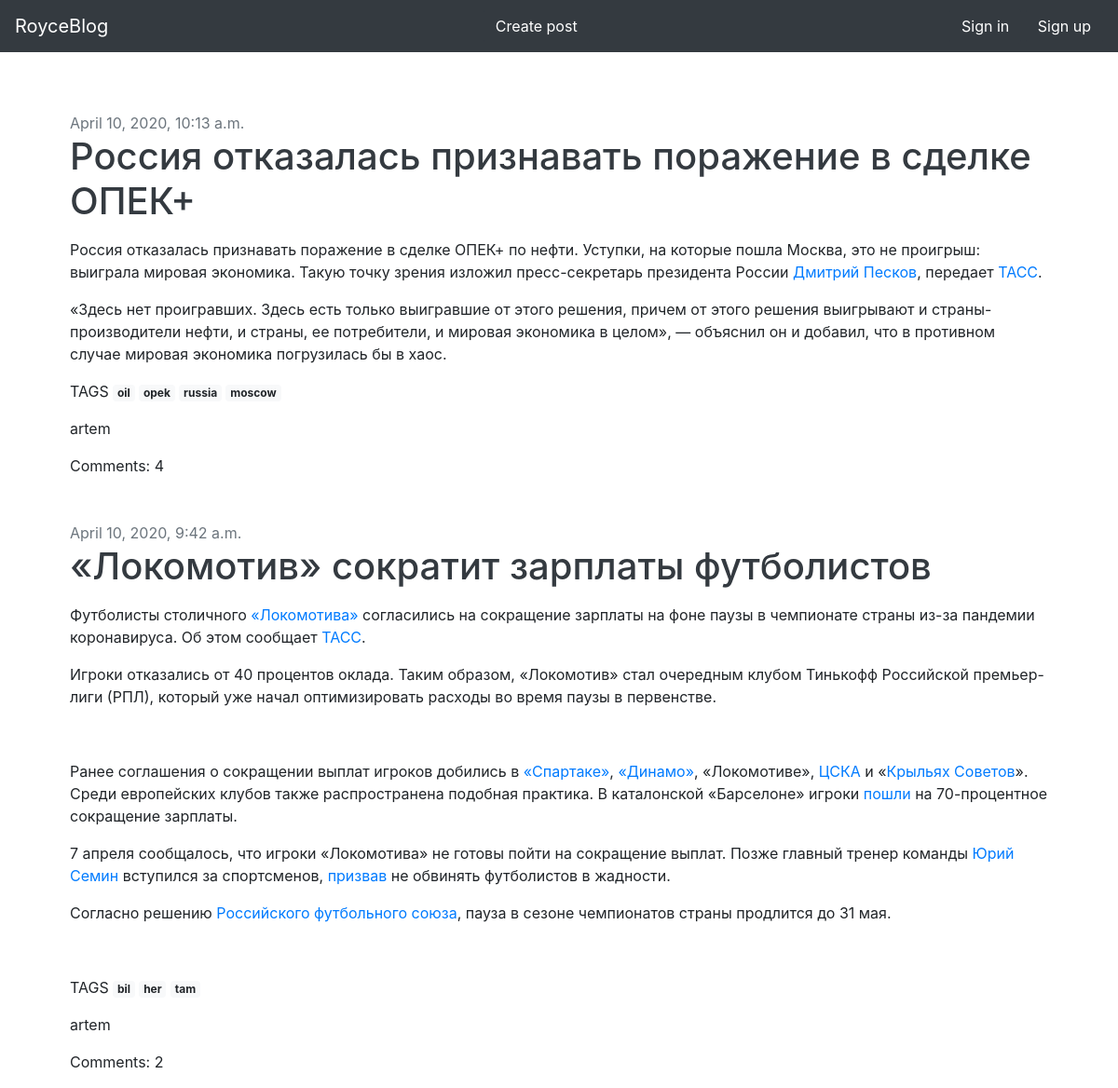
The page / on the database its author committed.
### blog/models.py (models this page shows, shortened)
class Post(models.Model):
    title = models.CharField(max_length=150, db_index=True)
    slug = models.SlugField(max_length=150, unique=True)
    text = RichTextField(blank=True, null=True)
    date_published = models.DateTimeField(auto_now_add=True)
    tags = TaggableManager()
    author = models.ForeignKey(User, on_delete=models.CASCADE, null=True, blank=True)
    def get_absolute_url(self):
        return reverse('post_detail_url', kwargs={'post_slug': self.slug})

### blog/views.py (the view)
# urls.py: path('', views.Home.as_view(), name='index_url'),
class Home(View):
    def get(self, request):
        posts = Post.objects.all().order_by('-date_published')
        return render(request, 'index.html', {'posts': posts})

### templates/index.html (shortened to what this page needs)
{% extends 'base.html' %}
{% block content %}
    <div class="container">
        <div class="row">
            <div class="col-md">
                {% for post in posts %}
                    {% include 'post_card.html' %}
                {% endfor %}
            </div>
        </div>
    </div>
{% endblock %}

### templates/post_card.html (shortened to what this page needs)
<div class="container mt-5"><p class=" text-secondary mb-0">{{ post.date_published }}</p>
    <h1><a href="{{ post.get_absolute_url }}" class="text-decoration-none text-dark">{{ post.title }}</a></h1>
    <p>{{ post.text | safe }}</p>
    <p>TAGS {% for tag in post.tags.all %}
        <a class="badge badge-light" href="{% url 'tag_detail_url' tag.slug %}">{{ tag }}</a>
    {% endfor %}</p>
    <p>{{ post.author }}</p>
    <p>Comments: {{ post.comments.all.count }}</p>
</div>

### rows shown on the page
Post: date_published "April 10, 2020, 10:13 a.m.", title "Россия отказалась признавать поражение в сделке ОПЕК+", text "Россия отказалась признавать поражение в сделке ОПЕК+ по нефти. Уступки, на которые пошла Москва, это не проигрыш: выиграла мировая экономика. Такую точку зрения изложил пресс-секретарь президента России Дмитрий Песков , передает ТАСС . «Здесь нет проигравших. Здесь есть только выигравшие от этого решения, причем от этого решения выигрывают и страны-производители нефти, и страны, ее потребители, и мировая экономика в целом», — объяснил он и добавил, что в противном случае мировая экономика погрузилась бы в хаос.", author "artem", comments.all.count "4"
Tag: name "oil"
Tag: name "opek"
Tag: name "russia"
Tag: name "moscow"
Post: date_published "April 10, 2020, 9:42 a.m.", title "«Локомотив» сократит зарплаты футболистов", text "Футболисты столичного «Локомотива» согласились на сокращение зарплаты на фоне паузы в чемпионате страны из-за пандемии коронавируса. Об этом сообщает ТАСС . Игроки отказались от 40 процентов оклада. Таким образом, «Локомотив» стал очередным клубом Тинькофф Российской премьер-лиги (РПЛ), который уже начал оптимизировать расходы во время паузы в первенстве. Ранее соглашения о сокращении выплат игроков добились в «Спартаке» , «Динамо» , «Локомотиве», ЦСКА и « Крыльях Советов ». Среди европейских клубов также распространена подобная практика. В каталонской «Барселоне» игроки пошли на 70-процентное сокращение зарплаты. 7 апреля сообщалось, что игроки «Локомотива» не готовы пойти на сокращение…", author "artem", comments.all.count "2"
Tag: name "bil"
Tag: name "her"
Tag: name "tam"
